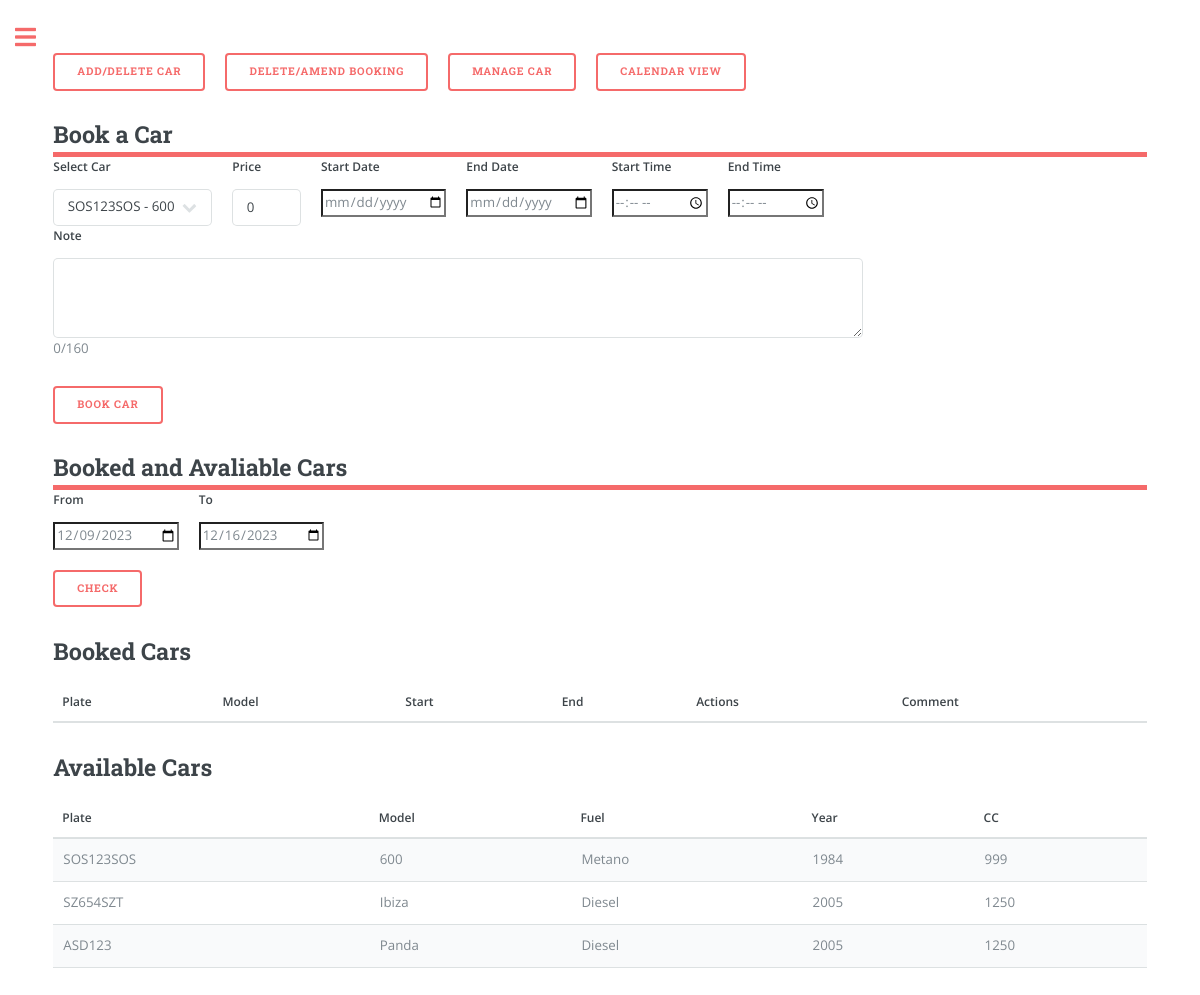
Before: /overview (signed in) with the older database file.
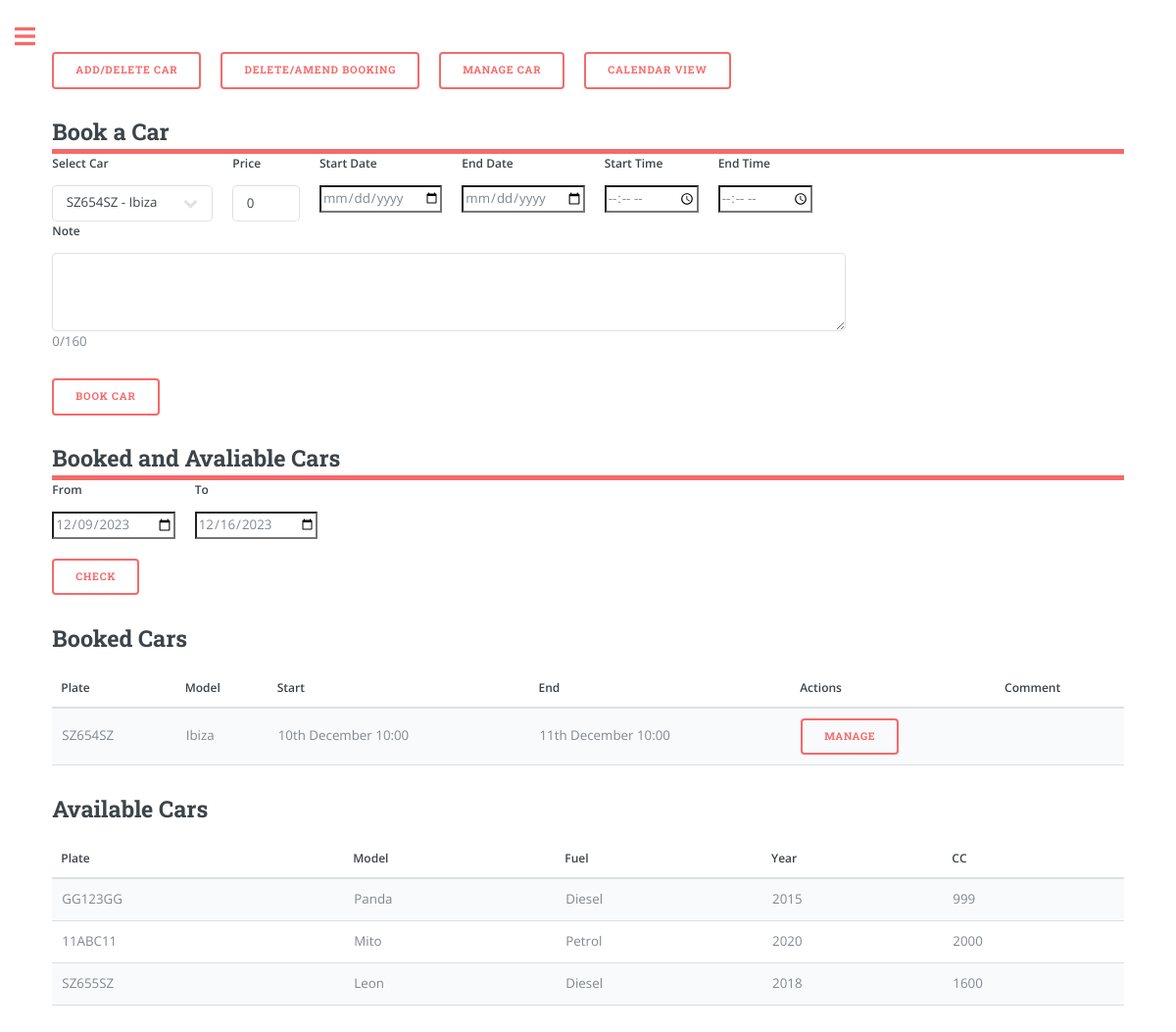
After: the same page with the newer database file.
### app/models.py (models this page shows, shortened)
class Car(db.Model):
    plate = db.Column(db.String(8), primary_key=True, index=True, unique=True)
    make = db.Column(db.String(15), index=True)
    model = db.Column(db.String(15), index=True)
    fuel = db.Column(db.String(8), index=True)
    year = db.Column(db.Integer, index=True)
    cc = db.Column(db.Integer, index=True)
    user_id = db.Column(db.Integer, db.ForeignKey('user.id'))
    days = db.Column(db.Integer, default=0, index=True)
    money = db.Column(db.Integer, default=0, index=True)
    @classmethod
    def reset_parameters(cls):
        today = datetime.now()
        if today.month == 1 and today.day == 1:
            for car in Car.query.all():
                car.days = 0
                car.money = 0
            db.session.commit()

class Booking(db.Model):
    id = db.Column(db.Integer, primary_key=True)
    start_datetime = db.Column(db.DateTime, nullable=False)
    end_datetime = db.Column(db.DateTime, nullable=False)
    car_plate = db.Column(db.String(8), db.ForeignKey('car.plate'), nullable=False)
    user_id = db.Column(db.Integer, db.ForeignKey('user.id'), nullable=False)
    note = db.Column(db.String(160))
    money = db.Column(db.Integer, default=0, index=True)
    car = db.relationship('Car', backref='bookings', lazy=True)

### app/routes.py (the view, shortened to what this page needs)
@app.route('/')
@app.route('/overview', methods=['GET', 'POST'])
@login_required
def overview(): # Booking
    Car.reset_parameters()
    user_cars = current_user.garage.all()
    from_date = request.form.get('from')
    to_date = request.form.get('to')
    if from_date == None:
        from_date = datetime.now().strftime('%Y-%m-%d')
        to_date = (datetime.now() + timedelta(days=7)).strftime('%Y-%m-%d')
        from_datetime = datetime.strptime(f'{from_date}', '%Y-%m-%d')
        to_datetime = datetime.strptime(f'{to_date}', '%Y-%m-%d')
    else:
        from_datetime = datetime.strptime(f'{from_date}', '%Y-%m-%d')
        to_datetime = datetime.strptime(f'{to_date}', '%Y-%m-%d')
        to_datetime += timedelta(days=1)
    user_bookings = Booking.query.filter(
                Booking.user_id == current_user.id,
                Booking.end_datetime >= from_datetime,
                Booking.start_datetime <= to_datetime,
                ).all()
    booked_car_plates = [booking.car_plate for booking in user_bookings]
    available_cars = [car for car in user_cars if car.plate not in booked_car_plates]
    three_months_ago = datetime.now() - timedelta(days=3 * 30)
    old_bookings = Booking.query.filter(
        (Booking.user_id == current_user.id) &
        (Booking.end_datetime < three_months_ago)
    ).all()
    for old_booking in old_bookings:
        Booking.remove_booking(old_booking.id)
    return render_template('overview.html',
                            user_cars=user_cars,
                            available_cars=available_cars,
                            user_bookings=user_bookings,
                            from_datetime=from_datetime.strftime('%Y-%m-%d'),
                            to_datetime=to_datetime.strftime('%Y-%m-%d'),
                            user_name=current_user.username if current_user.is_authenticated else None)

### app/models.py (called while the page is built)
@login.user_loader
def load_user(id):
    return User.query.get(int(id))

### app/templates/overview.html (shortened to what this page needs)
{% extends "index.html" %}
{% block content %}
<link rel="stylesheet" href="{{ url_for('static', filename='css/main.css') }}">
<div class="row">
    <form action="{{ url_for('garage_manage') }}" method="get">
        <button type="submit">Add/Delete Car</button>
    </form>
    <form action="{{ url_for('bookings_manage') }}" method="get">
        <button type="submit">Delete/Amend Booking</button>
    </form>
    <form action="{{ url_for('garage_car') }}" method="get">
        <button type="submit">Manage Car</button>
    </form>
    <form action="{{ url_for('calendar') }}" method="get">
        <button type="submit">Calendar View</button>
    </form>
</div>
<header id="header" style="padding: 0;">
    <h2>Book a Car</h2>
</header>
<form method="POST" action="{{ url_for('overview') }}">
    <div class="row">
        <div class="col">
            <label for="car_selection" class="form-label">Select Car</label>
            <select class="form-select" id="car_selection" name="car_selection">
                {% for car in user_cars %}
                    <option value="{{ car.plate }}">{{ car.plate }} - {{ car.model }}</option>
                {% endfor %}
            </select>
        </div>
        <div class="col">
            <label for="Price" class="form-label">Price</label>
            <input type="text" class="form-control" id="Price" name="Price" size="4" value="0">
          </div>
        <div class="col">
            <label for="start_date" class="form-label">Start Date</label>
            <input type="date" class="form-control" id="start_date" name="start_date" required>
        </div>
        <div class="col">
            <label for="end_date" class="form-label">End Date</label>
            <input type="date" class="form-control" id="end_date" name="end_date" required>
        </div>
        <div class="col">
            <label for="start_time" class="form-label">Start Time</label>
            <input type="time" class="form-control" id="start_time" name="start_time" required>
        </div>
        <div class="col">
            <label for="end_time" class="form-label">End Time</label>
            <input type="time" class="form-control" id="end_time" name="end_time" required>
        </div>
        <div class="col">
            <label for="note" class="form-label">Note</label>
            <textarea class="form-control" id="note" name="note" rows="3" maxlength="160" oninput="updateCharacterCount(this)" style="width: 810px; height: 80px;"></textarea>
            <p id="character-count">0/160</p>
        </div>
    </div>
    <button type="submit" name='book' class="btn btn-primary" >Book Car</button>
</form>
<header id="header" style="padding: 0;">
<h2>Booked and Avaliable Cars</h2>
</header>
<form method="POST" action="{{ url_for('overview') }}">
<div class="row">
    <div class="col">
        <label for="from" class="form-label">From</label>
        <input type="date" class="form-control" id="from" name="from" value="{{ from_datetime }}" required>
    </div>
    <div class="col">
        <label for="to" class="form-label">To</label>
        <input type="date" class="form-control" id="to" name="to" value="{{ to_datetime }}" required>
    </div>
</div>
<button type="submit" name='check' class="btn btn-primary" style="margin-top: 20px;">Check</button>
</form>
<form action="{{ url_for('bookings_manage') }}" method="POST">
    <h2>Booked Cars</h2>
    <table>
        <thead>
            <tr>
                <th>Plate</th>
                <th>Model</th>
                <th>Start</th>
                <th>End</th>
                <th>Actions</th>
                <th>Comment</th>
            </tr>
        </thead>
        <tbody>
            {% for booking in user_bookings %}
                <tr>
                    <td>{{ booking.car.plate }}</td>
                    <td>{{ booking.car.model }}</td>
                    <td>{{ booking.start_datetime.strftime("%dth %B %H:%M") }}</td>
                    <td>{{ booking.end_datetime.strftime("%dth %B %H:%M") }}</td>
                    <td>
                        <button type="submit" class="btn btn-danger" name="manage_booking" value="{{ booking.id }}">Manage</button>
                    </td>
                    <td>
                    </td>
                </tr>
            {% endfor %}
        </tbody>
    </table>
</form>
<h2>Available Cars</h2>
<table>
    <thead>
        <tr>
            <th>Plate</th>
            <th>Model</th>
            <th>Fuel</th>
            <th>Year</th>
            <th>CC</th>
        </tr>
    </thead>
    <tbody>
        {% for car in available_cars %}
            <tr>
                <td>{{ car.plate }}</td>
                <td>{{ car.model }}</td>
                <td>{{ car.fuel }}</td>
                <td>{{ car.year }}</td>
                <td>{{ car.cc }}</td>
            </tr>
        {% endfor %}
    </tbody>
</table>
{% endblock %}

### app/templates/index.html (shortened to what this page needs)
<!DOCTYPE HTML>
<html>
	<head>
		<link rel="stylesheet" href="{{url_for('static', filename='css/main.css')}}"/>
	</head>
	<body class="is-preload">
			<div id="wrapper">
					<div id="main">
						<div class="inner">
								<section id="banner">
									<div class="content">
										{% block content %} {% endblock %}
								</section>
						</div>
					</div>
			</div>
	</body>
</html>

Changed rows visible on the page:
removed Car: plate "SOS123SOS", model "600", fuel "Metano", year "1984", cc "999"
removed Car: plate "SZ654SZT", model "Ibiza", fuel "Diesel", year "2005", cc "1250"
removed Car: plate "ASD123", model "Panda", fuel "Diesel", year "2005", cc "1250"
added Booking: car.plate "SZ654SZ", car.model "Ibiza", start_datetime "10th December 10:00", end_datetime "11th December 10:00", {{ booking.id }} 1 (drawn)
added Car: plate "GG123GG", model "Panda", fuel "Diesel", year "2015", cc "999"
added Car: plate "11ABC11", model "Mito", fuel "Petrol", year "2020", cc "2000"
added Car: plate "SZ655SZ", model "Leon", fuel "Diesel", year "2018", cc "1600"
Other visible differences:
form field car_selection: "SOS123SOS - 600" → "SZ654SZ - Ibiza"
